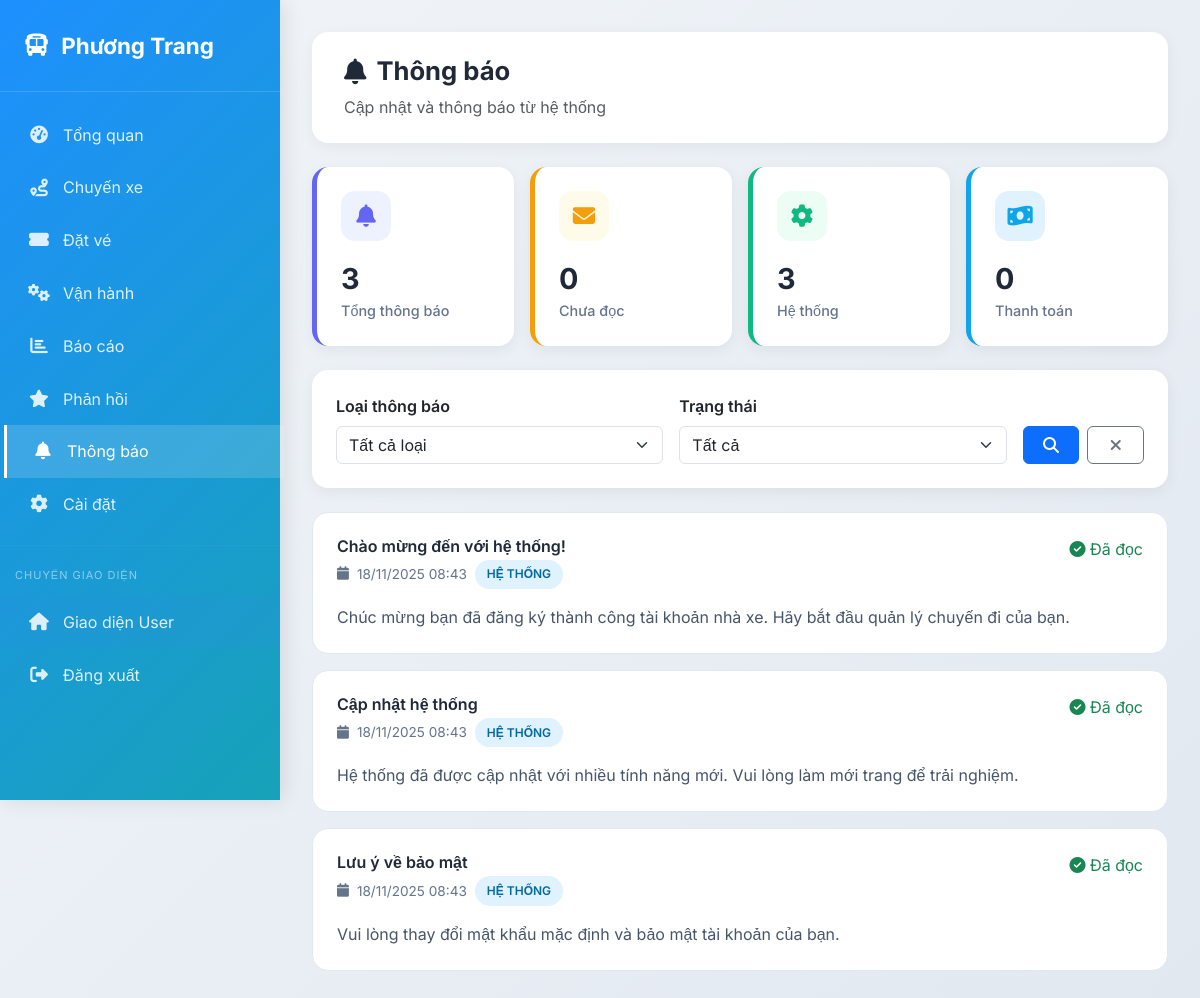
Page /partner/notifications.php (signed in) on the committed database.
### tables this page shows
CREATE TABLE `notifications` (
  `notification_id` int(11) NOT NULL,
  `user_id` int(11) DEFAULT NULL,
  `partner_id` int(11) DEFAULT NULL,
  `title` varchar(200) NOT NULL COMMENT 'Tiêu đề thông báo',
  `message` text NOT NULL,
  `type` enum('booking','payment','promotion','system','trip_update') NOT NULL DEFAULT 'system',
  `related_id` int(11) DEFAULT NULL COMMENT 'ID liên quan (booking_id, trip_id...)',
  `is_read` tinyint(1) NOT NULL DEFAULT 0,
  `link` varchar(255) DEFAULT NULL,
  `created_at` timestamp NOT NULL DEFAULT current_timestamp()
);

### partner/notifications.php (the view, shortened to what this page needs)
<?php
$database = new Database();
$db = $database->getConnection();
$operator_id = getCurrentOperator();
$where_conditions = ["partner_id = ?"];
$params = [$operator_id];
$where_clause = implode(' AND ', $where_conditions);
$query = "SELECT * FROM notifications
          WHERE $where_clause
          ORDER BY created_at DESC";
$stmt = $db->prepare($query);
$stmt->execute($params);
$notifications = $stmt->fetchAll(PDO::FETCH_ASSOC);
$query = "SELECT
            COUNT(*) as total_notifications,
            SUM(CASE WHEN is_read = 0 THEN 1 ELSE 0 END) as unread_notifications,
            SUM(CASE WHEN type = 'booking' THEN 1 ELSE 0 END) as booking_notifications,
            SUM(CASE WHEN type = 'payment' THEN 1 ELSE 0 END) as payment_notifications,
            SUM(CASE WHEN type = 'promotion' THEN 1 ELSE 0 END) as promotion_notifications,
            SUM(CASE WHEN type = 'system' THEN 1 ELSE 0 END) as system_notifications,
            SUM(CASE WHEN type = 'trip_update' THEN 1 ELSE 0 END) as trip_notifications
          FROM notifications WHERE partner_id = ?";
$stmt = $db->prepare($query);
$stmt->execute([$operator_id]);
$notification_stats = $stmt->fetch(PDO::FETCH_ASSOC);
?>
<!DOCTYPE html>
<html lang="vi">
<head>
  <link href="https://cdn.jsdelivr.net/npm/bootstrap@5.3.3/dist/css/bootstrap.min.css" rel="stylesheet">
  <link href="https://cdnjs.cloudflare.com/ajax/libs/font-awesome/6.5.0/css/all.min.css" rel="stylesheet">
</head>
<body>
  <div class="sidebar">
    <div class="brand">
      <i class="fas fa-bus"></i>
      <span><?= htmlspecialchars($_SESSION['company_name']) ?></span>
    </div>
    <nav class="nav flex-column mt-3">
      <a class="nav-link" href="../partner/dashboard.php"><i class="fas fa-tachometer-alt"></i><span>Tổng quan</span></a>
      <a class="nav-link" href="../partner/trips.php"><i class="fas fa-route"></i><span>Chuyến xe</span></a>
      <a class="nav-link" href="../partner/tickets.php"><i class="fas fa-ticket-alt"></i><span>Đặt vé</span></a>
      <a class="nav-link" href="../partner/operations.php"><i class="fas fa-cogs"></i><span>Vận hành</span></a>
      <a class="nav-link" href="../partner/reports.php"><i class="fas fa-chart-bar"></i><span>Báo cáo</span></a>
      <a class="nav-link" href="../partner/feedback.php"><i class="fas fa-star"></i><span>Phản hồi</span></a>
      <a class="nav-link active" href="../partner/notifications.php">
        <i class="fas fa-bell"></i><span>Thông báo</span>
      </a>
      <a class="nav-link" href="../partner/settings.php"><i class="fas fa-cog"></i><span>Cài đặt</span></a>
      <hr style="border-color: rgba(255,255,255,0.1); margin: 15px 0;">
      <div style="padding: 0 15px; margin-bottom: 10px;">
        <small style="color: rgba(255,255,255,0.5); font-size: 11px; text-transform: uppercase; letter-spacing: 1px;">Chuyển giao diện</small>
      </div>
      <a class="nav-link" href="../index.php" style="background: rgba(59, 130, 246, 0.1);"><i class="fas fa-home"></i><span>Giao diện User</span></a>
      <a class="nav-link" href="../auth/logout.php"><i class="fas fa-sign-out-alt"></i><span>Đăng xuất</span></a>
    </nav>
  </div>
  <div class="main-content">
    <div class="top-bar fade-in-up">
      <div>
        <h1 class="page-title"><i class="fas fa-bell"></i> Thông báo</h1>
        <p class="text-muted mb-0">Cập nhật và thông báo từ hệ thống</p>
      </div>
    </div>
    <div class="row g-3 mb-4">
      <div class="col-md-3 fade-in-up">
        <div class="stat-card" style="border-left-color: #6366f1;">
          <div class="stat-icon" style="background: #eef2ff; color: #6366f1;">
            <i class="fas fa-bell"></i>
          </div>
          <div class="stat-value"><?= $notification_stats['total_notifications'] ?></div>
          <div class="stat-label">Tổng thông báo</div>
        </div>
      </div>
      <div class="col-md-3 fade-in-up">
        <div class="stat-card" style="border-left-color: #f59e0b;">
          <div class="stat-icon" style="background: #fffbeb; color: #f59e0b;">
            <i class="fas fa-envelope"></i>
          </div>
          <div class="stat-value"><?= $notification_stats['unread_notifications'] ?></div>
          <div class="stat-label">Chưa đọc</div>
        </div>
      </div>
      <div class="col-md-3 fade-in-up">
        <div class="stat-card" style="border-left-color: #10b981;">
          <div class="stat-icon" style="background: #ecfdf5; color: #10b981;">
            <i class="fas fa-cog"></i>
          </div>
          <div class="stat-value"><?= $notification_stats['system_notifications'] ?></div>
          <div class="stat-label">Hệ thống</div>
        </div>
      </div>
      <div class="col-md-3 fade-in-up">
        <div class="stat-card" style="border-left-color: #0ea5e9;">
          <div class="stat-icon" style="background: #e0f2fe; color: #0ea5e9;">
            <i class="fas fa-money-bill-wave"></i>
          </div>
          <div class="stat-value"><?= $notification_stats['payment_notifications'] ?></div>
          <div class="stat-label">Thanh toán</div>
        </div>
      </div>
    </div>
    <div class="filter-card fade-in-up">
      <form method="GET" class="row g-3 align-items-end">
        <div class="col-md-5">
          <label class="form-label fw-semibold">Loại thông báo</label>
          <select class="form-select" name="type">
            <option value="">Tất cả loại</option>
          </select>
        </div>
        <div class="col-md-5">
          <label class="form-label fw-semibold">Trạng thái</label>
          <select class="form-select" name="read">
            <option value="">Tất cả</option>
          </select>
        </div>
        <div class="col-md-2">
          <label class="form-label">&nbsp;</label>
          <div class="d-flex gap-2">
            <button type="submit" class="btn btn-primary w-100">
              <i class="fas fa-search"></i>
            </button>
            <a href="notifications.php" class="btn btn-outline-secondary w-100">
              <i class="fas fa-times"></i>
            </a>
          </div>
        </div>
      </form>
    </div>
    <div class="fade-in-up">
      <?php foreach ($notifications as $n): ?>
      <div class="notification-card <?= !$n['is_read'] ? 'unread' : '' ?>">
        <div class="notification-header">
          <div>
            <h6 class="notification-title">
              <?= htmlspecialchars($n['title']) ?>
            </h6>
            <div class="notification-meta">
              <i class="fas fa-calendar"></i> <?= date('d/m/Y H:i', strtotime($n['created_at'])) ?>
              <span class="type-badge type-<?= $n['type'] ?>">
                <?= ['booking'=>'Đặt vé','payment'=>'Thanh toán','promotion'=>'Khuyến mãi','system'=>'Hệ thống','trip_update'=>'Cập nhật chuyến'][$n['type']] ?? $n['type'] ?>
              </span>
            </div>
          </div>
          <div>
            <?php if (!$n['is_read']): ?>
            <button class="btn btn-outline-primary btn-sm" onclick="markAsRead(<?= $n['notification_id'] ?>)">
              <i class="fas fa-check"></i> Đã đọc
            </button>
            <?php else: ?>
            <span class="text-success"><i class="fas fa-check-circle"></i> Đã đọc</span>
            <?php endif; ?>
          </div>
        </div>
        <div class="notification-content">
          <p><?= nl2br(htmlspecialchars($n['message'])) ?></p>
        </div>
      </div>
      <?php endforeach; ?>
    </div>
  </div>
</body>
</html>

### partner/notifications.php (style rules this page uses)
:root { --primary: #1E90FF; --primary-hover: #1873CC; --secondary: #17a2b8; --success: #10b981; --danger: #ef4444; --warning: #f59e0b; --info: #0dcaf0; --dark: #1f2937; --light: #f8fafc; --gray: #94a3b8; --border: #e2e8f0; }
* { font-family: 'Inter', sans-serif; }
body { background: linear-gradient(135deg, #f1f5f9 0%, #e2e8f0 100%); min-height: 100vh; }
.sidebar { position: fixed; top: 0; left: 0; width: 280px; height: 100vh; background: linear-gradient(135deg, var(--primary) 0%, var(--secondary) 100%); color: white; z-index: 1000; box-shadow: 4px 0 20px rgba(0,0,0,0.1); }
.brand { padding: 1.8rem 1.5rem; font-weight: 700; font-size: 1.4rem; border-bottom: 1px solid rgba(255,255,255,0.15); display: flex; align-items: center; gap: 12px; }
.nav-link { color: rgba(255,255,255,0.85); padding: 0.9rem 1.5rem; display: flex; align-items: center; gap: 12px; transition: all 0.25s ease; border-left: 3px solid transparent; position: relative; }
.nav-link:hover, .nav-link.active { background: rgba(255,255,255,0.15); color: white; border-left-color: white; transform: translateX(4px); }
.nav-link i { font-size: 1.1rem; width: 24px; text-align: center; }
.main-content { margin-left: 280px; padding: 2rem; }
.top-bar { background: white; padding: 1.5rem 2rem; border-radius: 16px; box-shadow: 0 4px 15px rgba(0,0,0,0.05); margin-bottom: 1.5rem; display: flex; justify-content: space-between; align-items: center; flex-wrap: wrap; gap: 1rem; }
.page-title { font-weight: 700; color: var(--dark); font-size: 1.6rem; display: flex; align-items: center; gap: 10px; }
.stat-card { background: white; border-radius: 16px; padding: 1.5rem; box-shadow: 0 4px 15px rgba(0,0,0,0.06); transition: all 0.3s ease; border-left: 5px solid; height: 100%; }
.stat-icon { width: 50px; height: 50px; border-radius: 14px; display: flex; align-items: center; justify-content: center; font-size: 1.4rem; color: white; margin-bottom: 1rem; }
.stat-value { font-size: 1.8rem; font-weight: 700; color: var(--dark); }
.stat-label { color: #64748b; font-size: 0.9rem; font-weight: 500; }
.filter-card { background: white; border-radius: 16px; padding: 1.5rem; box-shadow: 0 4px 15px rgba(0,0,0,0.06); margin-bottom: 1.5rem; }
.notification-card { background: white; border: 1px solid var(--border); border-radius: 16px; padding: 1.5rem; margin-bottom: 1rem; transition: all 0.3s ease; }
.notification-header { display: flex; justify-content: space-between; align-items: flex-start; margin-bottom: 1rem; }
.notification-title { font-weight: 600; color: var(--dark); margin: 0; display: flex; align-items: center; gap: 8px; }
.notification-meta { color: #64748b; font-size: 0.85rem; margin-top: 0.25rem; display: flex; align-items: center; gap: 8px; }
.type-badge { padding: 0.35rem 0.75rem; border-radius: 50px; font-size: 0.75rem; font-weight: 600; text-transform: uppercase; }
.type-system { background: #e0f2fe; color: #0369a1; }
.notification-content p { margin: 0; color: #475569; }
.fade-in-up { animation: fadeInUp 0.6s ease-out; }

### rows in the picture
notifications: title "Chào mừng đến với hệ thống!", created_at "18/11/2025 08:43", type "HỆ THỐNG", is_read 1 (drawn), message "Chúc mừng bạn đã đăng ký thành công tài khoản nhà xe. Hãy bắt đầu quản lý chuyến đi của bạn."
notifications: title "Cập nhật hệ thống", created_at "18/11/2025 08:43", type "HỆ THỐNG", is_read 1 (drawn), message "Hệ thống đã được cập nhật với nhiều tính năng mới. Vui lòng làm mới trang để trải nghiệm."
notifications: title "Lưu ý về bảo mật", created_at "18/11/2025 08:43", type "HỆ THỐNG", is_read 1 (drawn), message "Vui lòng thay đổi mật khẩu mặc định và bảo mật tài khoản của bạn."

### other values in the picture
$_SESSION['company_name'] "Phương Trang"
$notification_stats['total_notifications'] "3"
$notification_stats['unread_notifications'] "0"
$notification_stats['system_notifications'] "3"
$notification_stats['payment_notifications'] "0"
